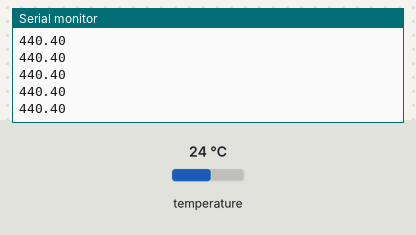
Bench run of a sketch on a simulated Arduino Uno, built with avr-gcc and run on an emulated ATmega328P. Parts: the last lines printed to the serial monitor. Wiring (inferred from the names in the program): HTU21/Si7021 sensor at I2C address 0x40. The test bench sets the inputs (shaded band); at power-on: temperature 24 °C.

Above: at 1.2 s.
1.3 s: temperature set to 12 °C
At 1.38 s:
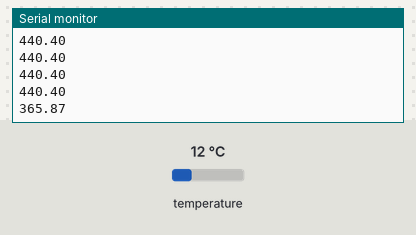
2.8 s: temperature set to 19 °C
At 2.86 s:
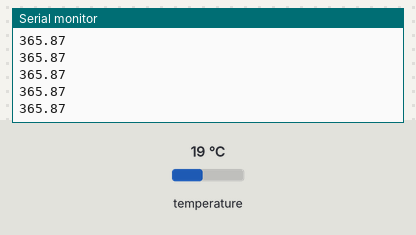
Timing chart, 0 to 5.8 s (numbered marks = the images above; inputs shaded):
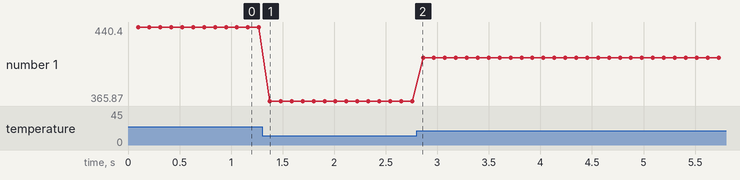

Measured:
- after the input at 1.3 s, the serial monitor: prints a new line after 0.08 s (image 1)
- plotted number 1: 440.4 → 365.87 after the input at 1.3 s, 365.87 → 409.33 after the input at 2.8 s

The sketch:

SDP6x.ino
```cpp
/****************************************************************
 * ReadSDP6x
 *  An example sketch that reads the sensor and prints the
 *  Differential Pressure to the PC's serial port
 *
 *  Tested with:
 *    - SDP600/610-125Pa (bought from FutureElectronics.com)
 ***************************************************************/

#include <Wire.h>
#include "SDP6x.h"

float difPressure;

void setup()
{
  Wire.begin();
  Serial.begin(9600);
  difPressure = 0.0;
}

void loop()
{
  //Serial.print("Pressure Differential (Pa): ");
  difPressure = SDP6x.GetPressureDiff();
  //Serial.print("Reading: ");
  Serial.print(difPressure);
  Serial.print("\n");
  delay(5);
}
```

SDP6x.cpp
```cpp
// (licence header left out)
#include <inttypes.h>
#include <Wire.h>
#include "Arduino.h"
#include "SDP6x.h"

#define SCALEFACTOR 60.0
// NOTE you will need to change the SCALEFACTOR to the appropriate value for your sensor
//  Don't forget the .0 at the end, it makes sure Arduino does not round the number
// SENSOR       | SDP6xx-500Pa and SDP5xx  |  SDP6x0-125Pa  |  SDP6x0-25Pa  |
// SCALEFACTOR  |         60.0             |     240.0      |     1200.0    | (1/Pa)

/******************************************************************************
 * Global Functions
 ******************************************************************************/

/**********************************************************
 * GetPressureDiff
 *  Gets the current Pressure Differential from the sensor.
 *
 * @return float - The Pressure in Pascal
 **********************************************************/
float SDP6xClass::GetPressureDiff(void)
{
  return ((float)(readSensor(ePresHoldCmd))/SCALEFACTOR);
}


/******************************************************************************
 * Private Functions
 ******************************************************************************/

int16_t SDP6xClass::readSensor(uint8_t command)
{
    int16_t result;
    //Serial.print("[readSensor]");
    Wire.beginTransmission(eSDP6xAddress);  //begin
    Wire.write(command);          //send the pointer location
    delay(100);
    Wire.endTransmission();                 //end

    Wire.requestFrom(eSDP6xAddress, 3);
    //Serial.print("[while wire start]");
    while(Wire.available() < 3) {
      ; //wait
    }
    //Serial.print("[while wire end]");

    //Store the result
    result = ((Wire.read()) << 8);
    result += Wire.read();
  result &= ~0x0003;   // clear two low bits (status bits)
    return result;
}

SDP6xClass SDP6x;
```

SDP6x.h
```cpp
// (licence header left out)
#ifndef SDP6X_H
#define SDP6X_H

#include <inttypes.h>

//Checksum CRC-8 polynomial generator (to check the recieved message is undamaged)
#define POLYNOMIAL 0x131 // P(x) = x^8 + x^5 + x^4 -1 = 100110001

typedef enum {
    eSDP6xAddress = 0x40, //(64)
} PRES_SENSOR_P;

typedef enum {
   ePresHoldCmd = 0xF1, //command to trigger a pressure measurement
   eSoftReset = 0xFE,   //command: soft reset
   eReadUserReg = 0xE5, //command: read advanced user register
   eWriteUserReg = 0xE4 //command: write advanced user register
} PRES_MEASUREMENT_CMD_P;

typedef enum{
  RESOLUTION_9BIT = 0x00,
  RESOLUTION_10BIT = 0x01,
  RESOLUTION_11BIT = 0x02,
  RESOLUTION_12BIT = 0x03,
  RESOLUTION_13BIT = 0x04,
  RESOLUTION_14BIT = 0x05,
  RESOLUTION_15BIT = 0x06,
  RESOLUTION_16BIT = 0x07,
} etSensorResolutions;

class SDP6xClass
{
  private:
  int16_t readSensor(uint8_t command);

  public:
    float GetPressureDiff(void);
};

extern SDP6xClass SDP6x;

#endif
```
